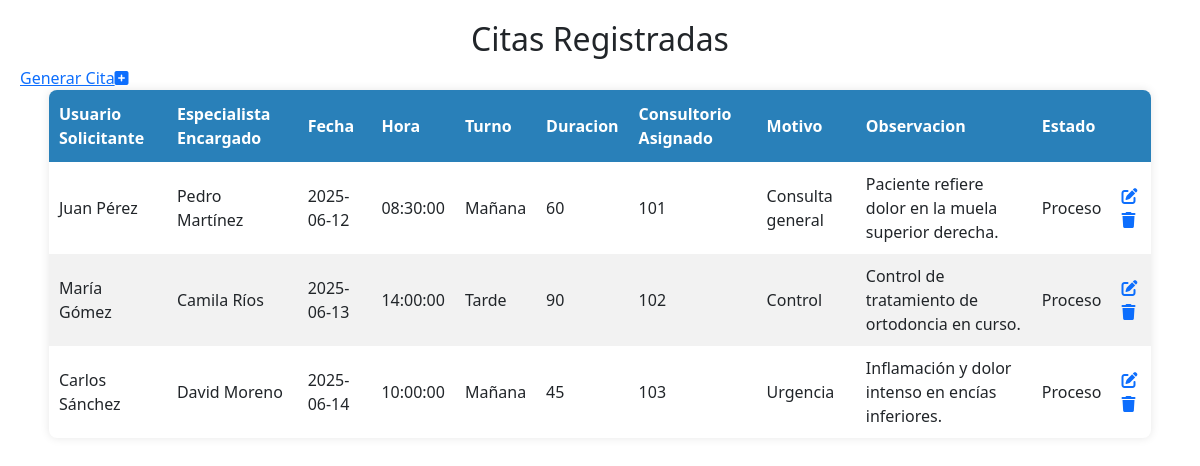
Page /views/cita/citaIndex.php on the committed database.
### tables this page shows
CREATE TABLE IF NOT EXISTS tbl_citas (
    id_cita INT AUTO_INCREMENT PRIMARY KEY,
    cita_paciente INT(11) NOT NULL,
    cita_especialista INT NOT NULL,
    cita_fecha DATE NOT NULL,
    cita_hora TIME NOT NULL,
    cita_turno ENUM('Mañana', 'Tarde') NOT NULL,
    cita_duracion INT NOT NULL,
    cita_consultorio INT NOT NULL,
    cita_motivo ENUM('Consulta general','Control','Urgencia','Seguimiento','Examen','Otro') DEFAULT 'Consulta general',
    cita_observacion TEXT NOT NULL,
    cita_estado ENUM('Cumplida','Incumplida','Proceso','Cancelada') DEFAULT 'Proceso',
    FOREIGN KEY (cita_paciente) REFERENCES tbl_pacientes(id_paciente),
    FOREIGN KEY (cita_especialista) REFERENCES tbl_especialistas(id_especialista),
    FOREIGN KEY (cita_consultorio) REFERENCES tbl_consultorios(id_consultorio)
);

CREATE TABLE IF NOT EXISTS tbl_usuarios (
    id_usuario INT AUTO_INCREMENT PRIMARY KEY,
    usua_nombre VARCHAR(100) NOT NULL,
    usua_documento INT(11) NOT NULL UNIQUE,
    usua_tipo_documento ENUM(
    'Cédula de ciudadanía',
    'Tarjeta de identidad',
    'Cédula de extranjería',
    'Permiso especial de permanencia',
    'Pasaporte',
    'Número de identificación tributaria',
    'Otro'
    ),
    usua_correo_electronico VARCHAR(255) NOT NULL UNIQUE,
    usua_direccion VARCHAR(100) NOT NULL,
    usua_num_contacto VARCHAR(15) NOT NULL,
    usua_num_secundario VARCHAR(15),
    usua_fecha_nacimiento DATE NOT NULL,
    usua_sexo ENUM('Masculino','Femenino'),
    usua_rh ENUM('O+','O-','A+','A-','B+','B-','AB+','AB-'),
    usua_eps VARCHAR(100) NOT NULL,
    usua_password VARCHAR(255) NOT NULL UNIQUE,
    usua_tipo ENUM('Paciente','Empleado','Especialista','Administrador') DEFAULT 'Paciente',
    usua_estado ENUM('Activo','Inactivo') NOT NULL DEFAULT 'Activo'
);

CREATE TABLE IF NOT EXISTS tbl_consultorios (
    id_consultorio INT AUTO_INCREMENT PRIMARY KEY,
    cons_numero VARCHAR(10) NOT NULL UNIQUE,
    cons_estado ENUM('Disponible','No Disponible') DEFAULT 'Disponible'
);

### views/cita/citaIndex.php (the view, shortened to what this page needs)
<?php
$pdo = conectarBD();
$sql = "SELECT
    c.*,
    up.usua_nombre AS nombre_paciente,
    ue.usua_nombre AS nombre_especialista,
    co.cons_numero AS numero_consultorio
FROM tbl_citas AS c
INNER JOIN tbl_pacientes AS p ON c.cita_paciente = p.id_paciente
INNER JOIN tbl_usuarios AS up ON p.paci_usuario = up.id_usuario
INNER JOIN tbl_especialistas AS e ON c.cita_especialista = e.id_especialista
INNER JOIN tbl_usuarios AS ue ON e.espe_usuario = ue.id_usuario
INNER JOIN tbl_consultorios AS co ON c.cita_consultorio = co.id_consultorio
ORDER BY
    CASE c.cita_estado
        WHEN 'cumplida' THEN 1
        ELSE 2
    END";
$stmt = $pdo->query($sql);
$citas = $stmt->fetchAll();
?>
<!DOCTYPE html>
<html lang="en">
<head>
    <link rel="stylesheet" href="https://cdnjs.cloudflare.com/ajax/libs/font-awesome/6.7.2/css/all.min.css" />
    <link rel="stylesheet" href="../../assets/css/admin/usuario.css">
    <link href="https://cdn.datatables.net/2.3.1/css/dataTables.bootstrap5.min.css" rel="stylesheet">
    <link href="https://cdn.datatables.net/buttons/3.2.3/css/buttons.bootstrap5.min.css" rel="stylesheet">
    <link href="https://cdn.jsdelivr.net/npm/bootstrap@5.3.6/dist/css/bootstrap.min.css" rel="stylesheet">
    <link rel="stylesheet" href="https://cdnjs.cloudflare.com/ajax/libs/font-awesome/6.7.2/css/all.min.css" />
</head>
<body>
    <h2>Citas Registradas</h2>
    <a href="/proyecto_sab/controllers/CitaController.php?accion=view_store">Generar Cita<i class="fa-solid fa-square-plus"></i></a>
    <table id="example" class="display">
        <thead>
            <th>Usuario Solicitante</th>
            <th>Especialista Encargado</th>
            <th>Fecha</th>
            <th>Hora</th>
            <th>Turno</th>
            <th>Duracion</th>
            <th>Consultorio Asignado</th>
            <th>Motivo</th>
            <th>Observacion</th>
            <th>Estado</th>
            <th></th>
        </thead>
        <tbody>
            <?php foreach ($citas as $cita): ?>
                <tr>
                    <td><?= htmlspecialchars($cita['nombre_paciente']) ?></td>
                    <td><?= htmlspecialchars($cita['nombre_especialista']) ?></td>
                    <td><?= htmlspecialchars($cita['cita_fecha']) ?></td>
                    <td><?= htmlspecialchars($cita['cita_hora']) ?></td>
                    <td><?= htmlspecialchars($cita['cita_turno']) ?></td>
                    <td><?= htmlspecialchars($cita['cita_duracion']) ?></td>
                    <td><?= htmlspecialchars($cita['numero_consultorio']) ?></td>
                    <td><?= htmlspecialchars($cita['cita_motivo']) ?></td>
                    <td><?= htmlspecialchars($cita['cita_observacion']) ?></td>
                    <td><?= htmlspecialchars($cita['cita_estado']) ?></td>
                    <td>
                        <a href="/proyecto_sab/controllers/CitaController.php?accion=view_update&id_cita=<?= $cita['id_cita'] ?>"><i class="fa-solid fa-pen-to-square"></i></a>
                        <a href="/proyecto_sab/controllers/CitaController.php?accion=delete&id_cita=<?= $cita['id_cita'] ?>"><i class="fa-solid fa-trash"></i></a>
                    </td>
                </tr>
            <?php endforeach; ?>
        </tbody>
    </table>
</body>
</html>

### Assets/css/admin/usuario.css (style rules this page uses)
body { font-family: Arial, sans-serif; background-color: #f7f9fc; margin: 0; padding: 20px; color: #333; }
h2 { text-align: center; margin-bottom: 30px; color: #2c3e50; }
table { width: 95%; margin: 0 auto; border-collapse: collapse; box-shadow: 0 0 10px rgba(0, 0, 0, 0.1); background-color: white; border-radius: 8px; overflow: hidden; }
th { background-color: #2980b9; color: white; padding: 12px 10px; text-align: left; font-weight: bold; position: sticky; top: 0; }
td { padding: 10px; border-bottom: 1px solid #ddd; border: 10px solid black; }
tr:nth-child(even) { background-color: #f2f2f2; }

### rows in the picture
tbl_citas: tbl_usuarios.usua_nombre "Juan Pérez", tbl_usuarios.usua_nombre "Pedro Martínez", cita_fecha "2025-06-12", cita_hora "08:30:00", cita_turno "Mañana", cita_duracion "60", cita_consultorio.cons_numero "101", cita_motivo "Consulta general", cita_observacion "Paciente refiere dolor en la muela superior derecha.", cita_estado "Proceso"
tbl_citas: tbl_usuarios.usua_nombre "María Gómez", tbl_usuarios.usua_nombre "Camila Ríos", cita_fecha "2025-06-13", cita_hora "14:00:00", cita_turno "Tarde", cita_duracion "90", cita_consultorio.cons_numero "102", cita_motivo "Control", cita_observacion "Control de tratamiento de ortodoncia en curso.", cita_estado "Proceso"
tbl_citas: tbl_usuarios.usua_nombre "Carlos Sánchez", tbl_usuarios.usua_nombre "David Moreno", cita_fecha "2025-06-14", cita_hora "10:00:00", cita_turno "Mañana", cita_duracion "45", cita_consultorio.cons_numero "103", cita_motivo "Urgencia", cita_observacion "Inflamación y dolor intenso en encías inferiores.", cita_estado "Proceso"
